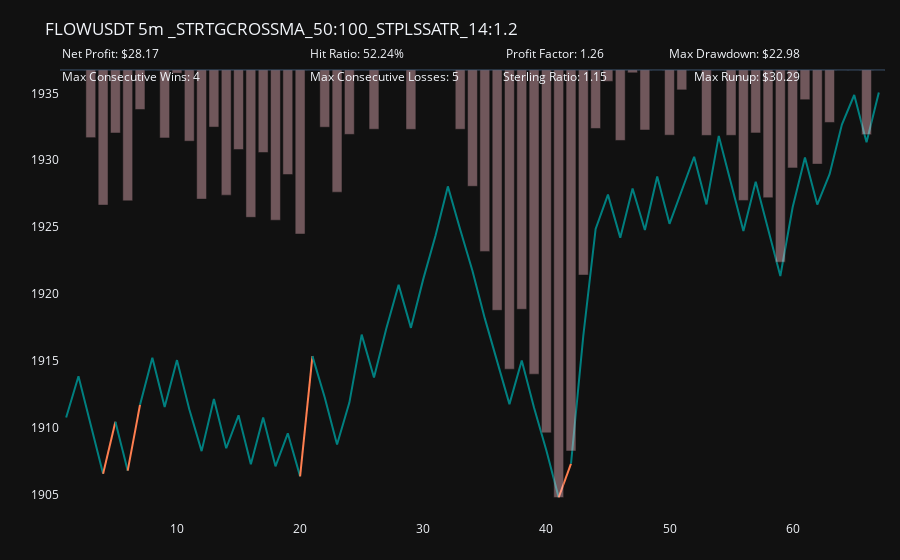
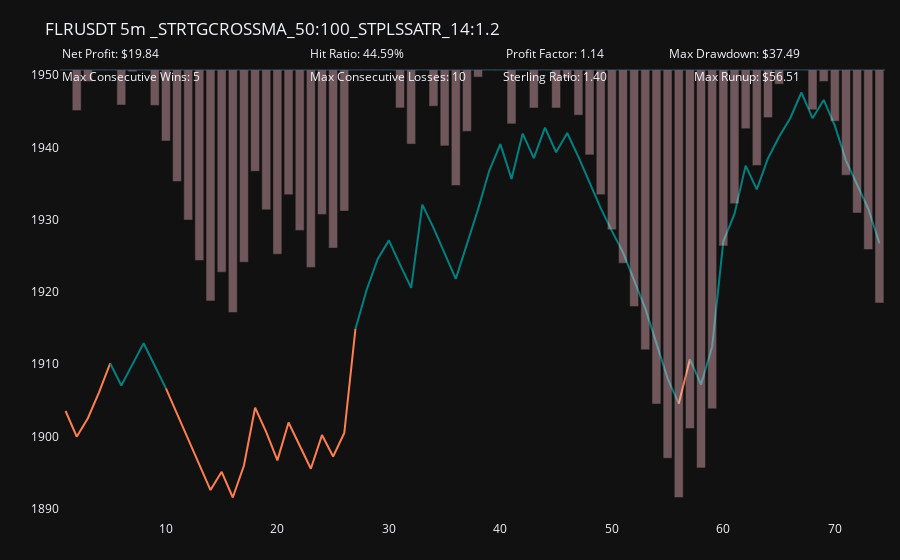
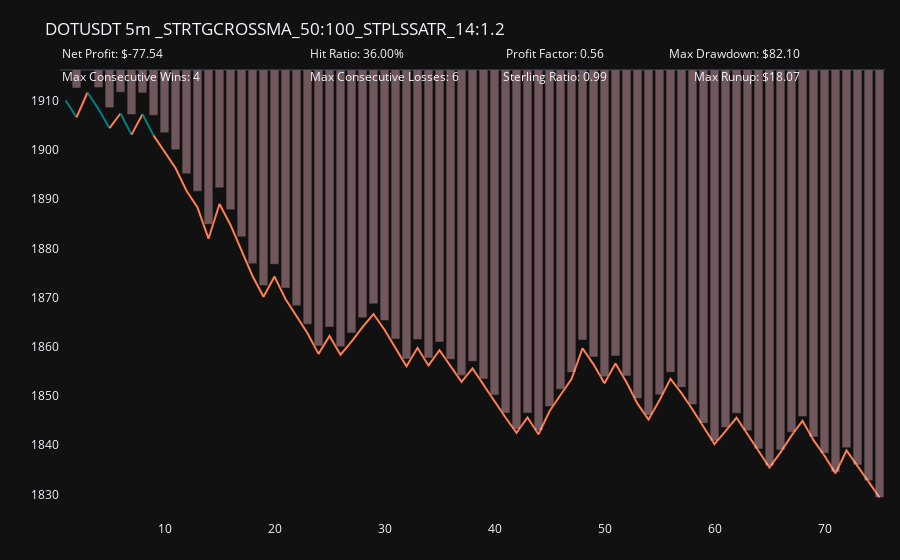

Notebook cell for these charts, in order:
### Code cell
top_losses = portfolio_sorted[(portfolio_sorted['performance.total_pnl'] < 40)].tail(20)
losses = top_losses[['symbol', 'timeframe', 'strategy']].drop_duplicates().values.tolist()

for symbol, timeframe, strategy in losses:
    df_filtered = portfolio[(portfolio['symbol'] == symbol) & 
                            (portfolio['timeframe'] == timeframe) & 
                            (portfolio['strategy'] == strategy)]
    
    fig = plot_equity_curve(df_filtered, symbol, timeframe, strategy)
    fig.show()

### Figure 1 — Plotly figure (JSON) as saved in the notebook; plotly's stock layout.template omitted (floating-point values rounded to 4 significant figures)
{"data": [{"hoverinfo": "y", "line": {"color": "teal", "width": 2}, "mode": "lines", "showlegend": false, "type": "scatter", "x": [1, 2, 3, 4], "y": [1911.0, 1914.0, 1910.0, 1907.0]}, {"hoverinfo": "y", "line": {"color": "coral", "width": 2}, "mode": "lines", "showlegend": false, "type": "scatter", "x": [4, 5], "y": [1907.0, 1910.0]}, {"hoverinfo": "y", "line": {"color": "teal", "width": 2}, "mode": "lines", "showlegend": false, "type": "scatter", "x": [5, 6], "y": [1910.0, 1907.0]}, {"hoverinfo": "y", "line": {"color": "coral", "width": 2}, "mode": "lines", "showlegend": false, "type": "scatter", "x": [6, 7], "y": [1907.0, 1912.0]}, {"hoverinfo": "y", "line": {"color": "teal", "width": 2}, "mode": "lines", "showlegend": false, "type": "scatter", "x": [7, 8, 9, 10, 11, 12, 13, 14, 15, 16, 17, 18, 19, 20], "y": [1912.0, 1915.0, 1912.0, 1915.0, 1911.0, 1908.0, 1912.0, 1908.0, 1911.0, 1907.0, 1911.0, 1907.0, 1910.0, 1906.0]}, {"hoverinfo": "y", "line": {"color": "coral", "width": 2}, "mode": "lines", "showlegend": false, "type": "scatter", "x": [20, 21], "y": [1906.0, 1915.0]}, {"hoverinfo": "y", "line": {"color": "teal", "width": 2}, "mode": "lines", "showlegend": false, "type": "scatter", "x": [21, 22, 23, 24, 25, 26, 27, 28, 29, 30, 31, 32, 33, 34, 35, 36, 37, 38, 39, 40, 41], "y": [1915.0, 1912.0, 1909.0, 1912.0, 1917.0, 1914.0, 1917.0, 1921.0, 1917.0, 1921.0, 1924.0, 1928.0, 1925.0, 1922.0, 1918.0, 1915.0, 1912.0, 1915.0, 1912.0, 1908.0, 1905.0]}, {"hoverinfo": "y", "line": {"color": "coral", "width": 2}, "mode": "lines", "showlegend": false, "type": "scatter", "x": [41, 42], "y": [1905.0, 1907.0]}, {"hoverinfo": "y", "line": {"color": "teal", "width": 2}, "mode": "lines", "showlegend": false, "type": "scatter", "x": [42, 43, 44, 45, 46, 47, 48, 49, 50, 51, 52, 53, 54, 55, 56, 57, 58, 59, 60, 61, 62, 63, 64, 65, 66, 67], "y": [1907.0, 1917.0, 1925.0, 1927.0, 1924.0, 1928.0, 1925.0, 1929.0, 1925.0, 1928.0, 1930.0, 1927.0, 1932.0, 1928.0, 1925.0, 1928.0, 1925.0, 1921.0, 1926.0, 1930.0, 1927.0, 1929.0, 1933.0, 1935.0, 1931.0, 1935.0]}, {"marker": {"color": "pink"}, "opacity": 0.4, "orientation": "v", "type": "bar", "x": [1, 2, 3, 4, 5, 6, 7, 8, 9, 10, 11, 12, 13, 14, 15, 16, 17, 18, 19, 20, 21, 22, 23, 24, 25, 26, 27, 28, 29, 30, 31, 32, 33, 34, 35, 36, 37, 38, 39, 40, 41, 42, 43, 44, 45, 46, 47, 48, 49, 50, 51, 52, 53, 54, 55, 56, 57, 58, 59, 60, 61, 62, 63, 64, 65, 66, 67], "y": [0, 0, -3.637, -7.263, -3.386, -7.032, -2.123, 0, -3.654, -0.1735, -3.824, -6.942, -3.067, -6.729, -4.276, -7.921, -4.435, -8.075, -5.618, -8.818, 0, -3.074, -6.568, -3.461, 0, -3.183, 0, 0, -3.19, 0, 0, 0, -3.185, -6.252, -9.752, -12.92, -16.09, -12.86, -16.35, -19.51, -22.98, -20.48, -11.03, -3.143, -0.6099, -3.787, -0.1509, -3.225, 0, -3.503, -1.069, 0, -3.516, 0, -3.511, -7.012, -3.385, -6.864, -10.33, -5.263, -1.597, -5.061, -2.82, 0, 0, -3.477, 0], "yaxis": "y2"}], "layout": {"annotations": [{"font": {"size": 12}, "showarrow": false, "text": "Net Profit: $28.17", "x": 0, "xref": "paper", "y": 1.06, "yref": "paper"}, {"font": {"size": 12}, "showarrow": false, "text": "Hit Ratio: 52.24%", "x": 0.3, "xref": "paper", "y": 1.06, "yref": "paper"}, {"font": {"size": 12}, "showarrow": false, "text": "Profit Factor: 1.26", "x": 0.6, "xref": "paper", "y": 1.06, "yref": "paper"}, {"font": {"size": 12}, "showarrow": false, "text": "Max Drawdown: $22.98", "x": 0.9, "xref": "paper", "y": 1.06, "yref": "paper"}, {"font": {"size": 12}, "showarrow": false, "text": "Max Consecutive Wins: 4", "x": 0, "xref": "paper", "y": 1.01, "yref": "paper"}, {"font": {"size": 12}, "showarrow": false, "text": "Max Consecutive Losses: 5", "x": 0.3, "xref": "paper", "y": 1.01, "yref": "paper"}, {"font": {"size": 12}, "showarrow": false, "text": "Sterling Ratio: 1.15", "x": 0.6, "xref": "paper", "y": 1.01, "yref": "paper"}, {"font": {"size": 12}, "showarrow": false, "text": "Max Runup: $30.29", "x": 0.9, "xref": "paper", "y": 1.01, "yref": "paper"}], "margin": {"autoexpand": false, "b": 40, "l": 60, "r": 15, "t": 70}, "showlegend": false, "title": {"text": "FLOWUSDT 5m _STRTGCROSSMA_50:100_STPLSSATR_14:1.2"}, "xaxis": {"rangeslider": {"visible": false}, "showgrid": false, "title": {"text": ""}}, "yaxis": {"showgrid": false, "title": {"text": ""}}, "yaxis2": {"overlaying": "y", "showgrid": false, "showticklabels": false, "side": "right", "title": {"text": ""}}}}

### Figure 2 — Plotly figure (JSON) as saved in the notebook; plotly's stock layout.template omitted (floating-point values rounded to 4 significant figures)
{"data": [{"hoverinfo": "y", "line": {"color": "coral", "width": 2}, "mode": "lines", "showlegend": false, "type": "scatter", "x": [1, 2, 3, 4, 5], "y": [1904.0, 1900.0, 1903.0, 1906.0, 1910.0]}, {"hoverinfo": "y", "line": {"color": "teal", "width": 2}, "mode": "lines", "showlegend": false, "type": "scatter", "x": [5, 6, 7, 8, 9, 10], "y": [1910.0, 1907.0, 1910.0, 1913.0, 1910.0, 1907.0]}, {"hoverinfo": "y", "line": {"color": "coral", "width": 2}, "mode": "lines", "showlegend": false, "type": "scatter", "x": [10, 11, 12, 13, 14, 15, 16, 17, 18, 19, 20, 21, 22, 23, 24, 25, 26, 27], "y": [1907.0, 1903.0, 1900.0, 1896.0, 1893.0, 1895.0, 1892.0, 1896.0, 1904.0, 1901.0, 1897.0, 1902.0, 1899.0, 1896.0, 1900.0, 1897.0, 1900.0, 1915.0]}, {"hoverinfo": "y", "line": {"color": "teal", "width": 2}, "mode": "lines", "showlegend": false, "type": "scatter", "x": [27, 28, 29, 30, 31, 32, 33, 34, 35, 36, 37, 38, 39, 40, 41, 42, 43, 44, 45, 46, 47, 48, 49, 50, 51, 52, 53, 54, 55, 56], "y": [1915.0, 1920.0, 1925.0, 1927.0, 1924.0, 1921.0, 1932.0, 1929.0, 1925.0, 1922.0, 1927.0, 1931.0, 1937.0, 1940.0, 1936.0, 1942.0, 1939.0, 1943.0, 1939.0, 1942.0, 1939.0, 1935.0, 1932.0, 1928.0, 1925.0, 1922.0, 1918.0, 1913.0, 1908.0, 1905.0]}, {"hoverinfo": "y", "line": {"color": "coral", "width": 2}, "mode": "lines", "showlegend": false, "type": "scatter", "x": [56, 57], "y": [1905.0, 1911.0]}, {"hoverinfo": "y", "line": {"color": "teal", "width": 2}, "mode": "lines", "showlegend": false, "type": "scatter", "x": [57, 58, 59, 60, 61, 62, 63, 64, 65, 66, 67, 68, 69, 70, 71, 72, 73, 74], "y": [1911.0, 1907.0, 1912.0, 1927.0, 1931.0, 1937.0, 1934.0, 1938.0, 1941.0, 1944.0, 1948.0, 1944.0, 1947.0, 1943.0, 1938.0, 1935.0, 1932.0, 1927.0]}, {"marker": {"color": "pink"}, "opacity": 0.4, "orientation": "v", "type": "bar", "x": [1, 2, 3, 4, 5, 6, 7, 8, 9, 10, 11, 12, 13, 14, 15, 16, 17, 18, 19, 20, 21, 22, 23, 24, 25, 26, 27, 28, 29, 30, 31, 32, 33, 34, 35, 36, 37, 38, 39, 40, 41, 42, 43, 44, 45, 46, 47, 48, 49, 50, 51, 52, 53, 54, 55, 56, 57, 58, 59, 60, 61, 62, 63, 64, 65, 66, 67, 68, 69, 70, 71, 72, 73, 74], "y": [0, -3.557, -1.006, 0, 0, -3.071, -0.1467, 0, -3.103, -6.226, -9.786, -13.16, -16.71, -20.25, -17.73, -21.27, -16.86, -8.885, -12.26, -16.16, -10.93, -14.07, -17.32, -12.66, -15.62, -12.37, 0, 0, 0, 0, -3.327, -6.496, 0, -3.171, -6.654, -10.13, -5.383, -0.6221, 0, 0, -4.728, 0, -3.333, 0, -3.332, -0.7177, -3.958, -7.447, -10.93, -14.01, -16.94, -20.74, -24.54, -29.29, -34.04, -37.49, -31.44, -34.9, -29.71, -15.43, -11.72, -5.15, -8.376, -4.177, -1.241, 0, 0, -3.486, -1.009, -4.494, -9.222, -12.54, -15.75, -20.43], "yaxis": "y2"}], "layout": {"annotations": [{"font": {"size": 12}, "showarrow": false, "text": "Net Profit: $19.84", "x": 0, "xref": "paper", "y": 1.06, "yref": "paper"}, {"font": {"size": 12}, "showarrow": false, "text": "Hit Ratio: 44.59%", "x": 0.3, "xref": "paper", "y": 1.06, "yref": "paper"}, {"font": {"size": 12}, "showarrow": false, "text": "Profit Factor: 1.14", "x": 0.6, "xref": "paper", "y": 1.06, "yref": "paper"}, {"font": {"size": 12}, "showarrow": false, "text": "Max Drawdown: $37.49", "x": 0.9, "xref": "paper", "y": 1.06, "yref": "paper"}, {"font": {"size": 12}, "showarrow": false, "text": "Max Consecutive Wins: 5", "x": 0, "xref": "paper", "y": 1.01, "yref": "paper"}, {"font": {"size": 12}, "showarrow": false, "text": "Max Consecutive Losses: 10", "x": 0.3, "xref": "paper", "y": 1.01, "yref": "paper"}, {"font": {"size": 12}, "showarrow": false, "text": "Sterling Ratio: 1.40", "x": 0.6, "xref": "paper", "y": 1.01, "yref": "paper"}, {"font": {"size": 12}, "showarrow": false, "text": "Max Runup: $56.51", "x": 0.9, "xref": "paper", "y": 1.01, "yref": "paper"}], "margin": {"autoexpand": false, "b": 40, "l": 60, "r": 15, "t": 70}, "showlegend": false, "title": {"text": "FLRUSDT 5m _STRTGCROSSMA_50:100_STPLSSATR_14:1.2"}, "xaxis": {"rangeslider": {"visible": false}, "showgrid": false, "title": {"text": ""}}, "yaxis": {"showgrid": false, "title": {"text": ""}}, "yaxis2": {"overlaying": "y", "showgrid": false, "showticklabels": false, "side": "right", "title": {"text": ""}}}}

### Figure 3 — Plotly figure (JSON) as saved in the notebook; plotly's stock layout.template omitted (floating-point values rounded to 4 significant figures)
{"data": [{"hoverinfo": "y", "line": {"color": "teal", "width": 2}, "mode": "lines", "showlegend": false, "type": "scatter", "x": [1, 2], "y": [1910.0, 1907.0]}, {"hoverinfo": "y", "line": {"color": "coral", "width": 2}, "mode": "lines", "showlegend": false, "type": "scatter", "x": [2, 3], "y": [1907.0, 1912.0]}, {"hoverinfo": "y", "line": {"color": "teal", "width": 2}, "mode": "lines", "showlegend": false, "type": "scatter", "x": [3, 4, 5], "y": [1912.0, 1908.0, 1904.0]}, {"hoverinfo": "y", "line": {"color": "coral", "width": 2}, "mode": "lines", "showlegend": false, "type": "scatter", "x": [5, 6], "y": [1904.0, 1907.0]}, {"hoverinfo": "y", "line": {"color": "teal", "width": 2}, "mode": "lines", "showlegend": false, "type": "scatter", "x": [6, 7], "y": [1907.0, 1903.0]}, {"hoverinfo": "y", "line": {"color": "coral", "width": 2}, "mode": "lines", "showlegend": false, "type": "scatter", "x": [7, 8], "y": [1903.0, 1907.0]}, {"hoverinfo": "y", "line": {"color": "teal", "width": 2}, "mode": "lines", "showlegend": false, "type": "scatter", "x": [8, 9], "y": [1907.0, 1903.0]}, {"hoverinfo": "y", "line": {"color": "coral", "width": 2}, "mode": "lines", "showlegend": false, "type": "scatter", "x": [9, 10, 11, 12, 13, 14, 15, 16, 17, 18, 19, 20, 21, 22, 23, 24, 25, 26, 27, 28, 29, 30, 31, 32, 33, 34, 35, 36, 37, 38, 39, 40, 41, 42, 43, 44, 45, 46, 47, 48, 49, 50, 51, 52, 53, 54, 55, 56, 57, 58, 59, 60, 61, 62, 63, 64, 65, 66, 67, 68, 69, 70, 71, 72, 73, 74, 75], "y": [1903.0, 1900.0, 1896.0, 1892.0, 1888.0, 1882.0, 1889.0, 1885.0, 1880.0, 1874.0, 1870.0, 1874.0, 1870.0, 1866.0, 1863.0, 1859.0, 1862.0, 1858.0, 1861.0, 1864.0, 1867.0, 1863.0, 1860.0, 1856.0, 1860.0, 1856.0, 1859.0, 1856.0, 1853.0, 1856.0, 1852.0, 1849.0, 1846.0, 1842.0, 1846.0, 1842.0, 1847.0, 1850.0, 1853.0, 1860.0, 1856.0, 1853.0, 1857.0, 1853.0, 1848.0, 1845.0, 1849.0, 1853.0, 1851.0, 1847.0, 1844.0, 1840.0, 1843.0, 1846.0, 1842.0, 1839.0, 1835.0, 1839.0, 1842.0, 1845.0, 1841.0, 1838.0, 1834.0, 1839.0, 1836.0, 1833.0, 1829.0]}, {"marker": {"color": "pink"}, "opacity": 0.4, "orientation": "v", "type": "bar", "x": [1, 2, 3, 4, 5, 6, 7, 8, 9, 10, 11, 12, 13, 14, 15, 16, 17, 18, 19, 20, 21, 22, 23, 24, 25, 26, 27, 28, 29, 30, 31, 32, 33, 34, 35, 36, 37, 38, 39, 40, 41, 42, 43, 44, 45, 46, 47, 48, 49, 50, 51, 52, 53, 54, 55, 56, 57, 58, 59, 60, 61, 62, 63, 64, 65, 66, 67, 68, 69, 70, 71, 72, 73, 74, 75], "y": [0, -3.453, 0, -3.366, -7.233, -4.253, -8.545, -4.4, -8.693, -12.05, -15.31, -19.92, -23.28, -29.63, -22.6, -26.85, -32.03, -37.19, -41.4, -37.32, -41.87, -45.25, -48.82, -52.99, -49.37, -53.14, -50.49, -47.57, -44.91, -48.1, -51.66, -55.49, -51.76, -55.32, -52.25, -55.55, -58.65, -55.95, -59.33, -62.44, -65.88, -69.0, -65.89, -69.27, -64.62, -61.32, -58.1, -51.85, -55.11, -58.92, -54.94, -58.75, -63.08, -66.32, -62.39, -58.05, -60.95, -64.25, -67.86, -71.27, -68.66, -65.93, -69.28, -72.76, -76.04, -72.96, -69.57, -66.55, -70.48, -73.63, -77.22, -72.56, -75.84, -78.88, -82.1], "yaxis": "y2"}], "layout": {"annotations": [{"font": {"size": 12}, "showarrow": false, "text": "Net Profit: $-77.54", "x": 0, "xref": "paper", "y": 1.06, "yref": "paper"}, {"font": {"size": 12}, "showarrow": false, "text": "Hit Ratio: 36.00%", "x": 0.3, "xref": "paper", "y": 1.06, "yref": "paper"}, {"font": {"size": 12}, "showarrow": false, "text": "Profit Factor: 0.56", "x": 0.6, "xref": "paper", "y": 1.06, "yref": "paper"}, {"font": {"size": 12}, "showarrow": false, "text": "Max Drawdown: $82.10", "x": 0.9, "xref": "paper", "y": 1.06, "yref": "paper"}, {"font": {"size": 12}, "showarrow": false, "text": "Max Consecutive Wins: 4", "x": 0, "xref": "paper", "y": 1.01, "yref": "paper"}, {"font": {"size": 12}, "showarrow": false, "text": "Max Consecutive Losses: 6", "x": 0.3, "xref": "paper", "y": 1.01, "yref": "paper"}, {"font": {"size": 12}, "showarrow": false, "text": "Sterling Ratio: 0.99", "x": 0.6, "xref": "paper", "y": 1.01, "yref": "paper"}, {"font": {"size": 12}, "showarrow": false, "text": "Max Runup: $18.07", "x": 0.9, "xref": "paper", "y": 1.01, "yref": "paper"}], "margin": {"autoexpand": false, "b": 40, "l": 60, "r": 15, "t": 70}, "showlegend": false, "title": {"text": "DOTUSDT 5m _STRTGCROSSMA_50:100_STPLSSATR_14:1.2"}, "xaxis": {"rangeslider": {"visible": false}, "showgrid": false, "title": {"text": ""}}, "yaxis": {"showgrid": false, "title": {"text": ""}}, "yaxis2": {"overlaying": "y", "showgrid": false, "showticklabels": false, "side": "right", "title": {"text": ""}}}}
